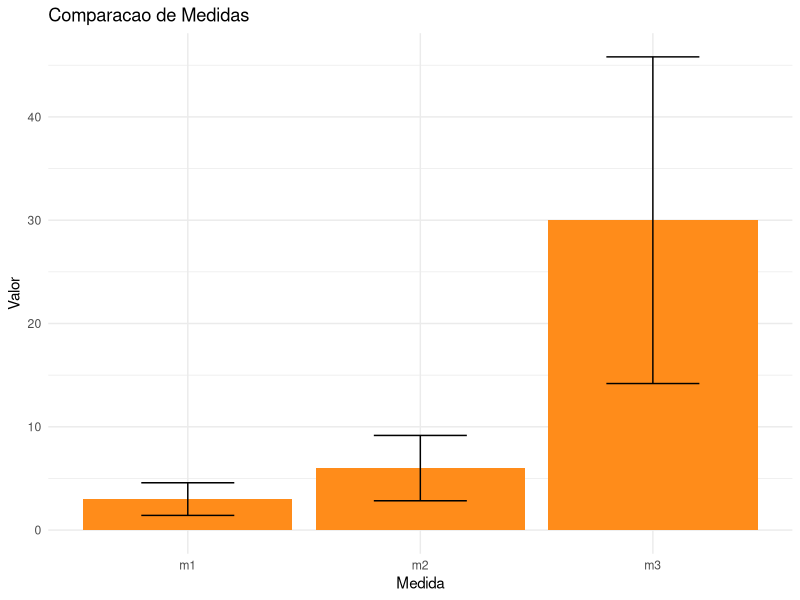
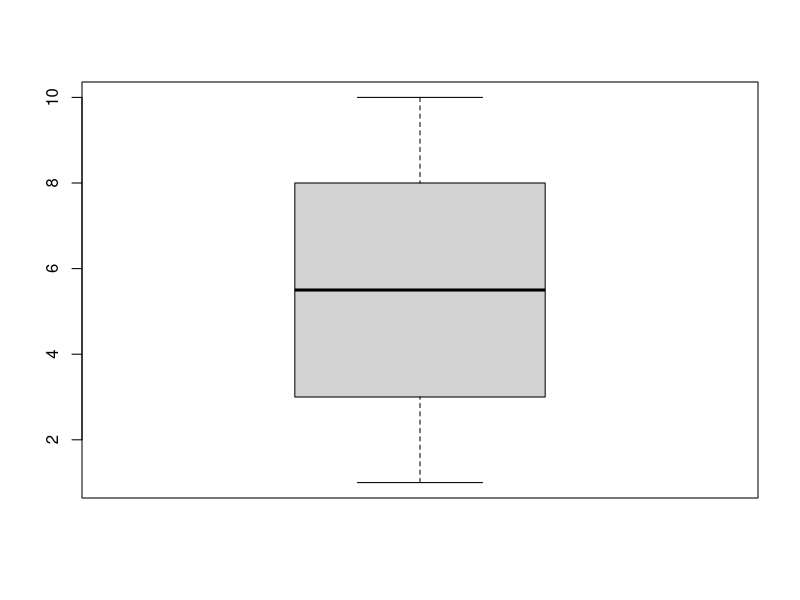

Here is the R script that generated these plots, in order:
## ---- chunk 1
dados_coluna_1 <- c(185, 185, 185)
dados_coluna_2 <- c(182, 184, 189)
dados_coluna_3 <- c(172, 180, 199)

amplitude_exemplo <- data.frame(
  altura_cm_A = dados_coluna_1,
  altura_cm_B = dados_coluna_2,
  altura_cm_C = dados_coluna_3
)

## ---- chunk 2
library(kableExtra)
library(knitr)

kable(amplitude_exemplo) %>%
  kable_classic(full_width = F, html_font = "Cambria") %>%
  kable_styling(bootstrap_options = "condensed") %>%
  kable_styling(bootstrap_options = "condensed")


## ---- chunk 3
amplitude_total_B <- max(amplitude_exemplo$altura_cm_B) - min(amplitude_exemplo$altura_cm_B)

amplitude_total_B
## ---- chunk 4
varianca_coluna_B <- var(amplitude_exemplo$altura_cm_B)

varianca_coluna_B
## ---- chunk 5
qtd_albumina <- c(5.1, 5, 5.2, 4.5, 4.8, 4.9, 5, 5.2, 5.4, 5.1, 4.9, 5, 4.9, 5.1, 5.3, 5.1, 5.1, 5.3, 4.7, 5.3, 4.7, 5.4, 5, 5.5, 5)

sort(qtd_albumina) #ordena os dados
range(qtd_albumina) #descobre o menor e o maior número

amp_total <- ceiling(max(qtd_albumina)-min(qtd_albumina))


k <- nclass.FD(qtd_albumina)

length(qtd_albumina)
k <- ceiling((sqrt(length(qtd_albumina))))

c <- amp_total / (k-1)

infclass <- min(qtd_albumina)

supclass <- infclass + (k*c)


brk <- seq(infclass,supclass,c)

tabela_freq_albumina_t <- table(cut(qtd_albumina,breaks = brk, right = FALSE))

tabela_freq_albumina <- prop.table(tabela_freq_albumina_t)
## ---- chunk 6
ponto_medio_classes <- (brk[-1] + brk[-length(brk)]) / 2
ponto_medio_classes
## ---- chunk 7
library(knitr)
library(kableExtra)


tabela_formatada <- data.frame(FrequenciaAbsoluta = as.vector(tabela_freq_albumina_t),
                               FrequenciaRelativa = as.vector(tabela_freq_albumina),
                               xi = as.vector(ponto_medio_classes))
tabela_formatada <- cbind(Intervalo = names(tabela_freq_albumina_t), tabela_formatada)
kable(tabela_formatada, align = "c") %>%
  kable_classic(full_width = F, html_font = "Cambria") %>%
  kable_styling(bootstrap_options = "condensed") %>%
  kable_styling(bootstrap_options = "condensed")
## ---- chunk 8
soma_fixi <- sum(tabela_freq_albumina_t * ponto_medio_classes)
soma_fixi

## ---- chunk 9
fixi_quadrado <- sum((tabela_freq_albumina_t * (ponto_medio_classes)^2))
fixi_quadrado
## ---- chunk 10
soma_fi <- sum(tabela_freq_albumina_t)
soma_fi
## ---- chunk 11
variancia_classes <- (sum(fixi_quadrado - ((soma_fixi)^2 / soma_fi)) / 
                        (soma_fi - 1))
variancia_classes
## ---- chunk 12
sd_exemplo <- c(20, 30, 40, 50, 60, 70, 80)

desvio_padrao <- sd(sd_exemplo)

desvio_padrao
## ---- chunk 13
sd_classes <- sqrt(variancia_classes)

sd_classes
## ---- chunk 14
cv_exemplo <- c(20, 30, 40, 50, 60, 70, 80)

media_cv <- mean(cv_exemplo)
media_cv

desvio_padrao_cv <- sd(cv_exemplo)
desvio_padrao_cv

coef_variacao <- (desvio_padrao_cv / media_cv) * 100

coef_variacao
## ---- chunk 15
ep_exemplo <- c(20, 30, 40, 50, 60, 70, 80)

tamanho_amostra_ep <- length(ep_exemplo)
tamanho_amostra_ep

media_ep <- mean(ep_exemplo)
media_ep

desvio_padrao_ep <- sd(ep_exemplo)
desvio_padrao_ep

erro_padrao_media <- desvio_padrao_ep / sqrt(tamanho_amostra_ep)
erro_padrao_media
## ---- chunk 16
# Carregando a biblioteca ggplot2
library(ggplot2)

# Criando os dados
media1 <- c(1,2,3,4,5)
media2 <- c(2,4,6,8,10)
media3 <- c(10,20,30,40,50)

# Calculando a média
m1 <- mean(media1)
m2 <- mean(media2)
m3 <- mean(media3)

# Calculando o Desvio Padrão
sm1 <- sd(media1)
sm2 <- sd(media2)
sm3 <- sd(media3)

#Criando o Data.Frame
data_medidas <- data.frame(Medida = c("m1", "m2", "m3"),
                           Valor = c(m1, m2, m3),
                           Sd = c(sm1, sm2, sm3))

# Criando o gráfico de barras com linhas de erro

plot_ep_s <- ggplot(data_medidas, 
                    aes(x = Medida, y = Valor)) +
  geom_bar(stat = "identity", fill = "#ff8c1a") +
  geom_errorbar(aes(ymin = Valor - Sd, 
                    ymax = Valor + Sd), 
                width = 0.4) +
  labs(y = "Valor", title = "Comparacao de Medidas") +
  theme_minimal()

plot_ep_s

## ---- chunk 17
#Criando o conjunto de dados

exemplo_boxplot <- c(1, 2, 3, 4, 5, 6, 7, 8, 9, 10)

# Criando o boxplot
boxplot(exemplo_boxplot)
